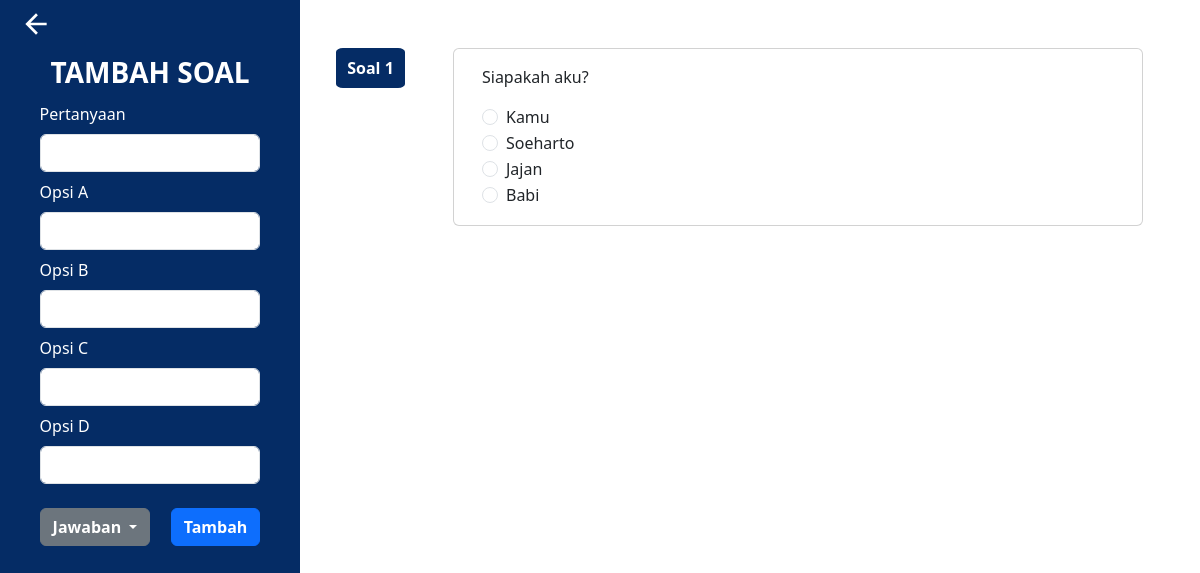
The app's page /examify-platform-ujian/guru/soal/2 with its own data.
### tables this page shows
CREATE TABLE `soal` (
  `id` int NOT NULL,
  `pertanyaan` text NOT NULL,
  `kunci_jawaban` char(1) NOT NULL
);

CREATE TABLE `jawaban` (
  `id` int NOT NULL,
  `jawaban` text NOT NULL,
  `id_soal` int NOT NULL,
  `opsi` char(1) NOT NULL
);

### app/Core/View.php (called while the page is built, shortened)
<?php
class View
{
    public static function set(string $page, array $data=[]): void
    {
        extract($data);
        include 'app/Views/'.$page.'.php';
    }
}
?>

### app/Controllers/Guru/UjianController.php (called while the page is built, shortened)
<?php
class UjianController
{
    public function setSoal(string $id_ujian)
    {
        $cursor = new Cursor();
        $sql_ujian = <<<SQL
            SELECT ujian.id, ujian.nama as nama_ujian, mata_pelajaran.nama as mata_pelajaran
            FROM ujian INNER JOIN mata_pelajaran ON ujian.id_mata_pelajaran = mata_pelajaran.id;
        SQL;
        $sql_soal = <<<SQL
            SELECT soal.* FROM ujian
            INNER JOIN detail_soal ON (ujian.id = detail_soal.id_ujian)
            INNER JOIN soal ON (soal.id = detail_soal.id_soal)
            WHERE ujian.id = $id_ujian;
        SQL;
        $sql_jawaban = <<<SQL
            SELECT jawaban.* FROM ujian
            INNER JOIN detail_soal ON (ujian.id = detail_soal.id_ujian)
            INNER JOIN soal ON (soal.id = detail_soal.id_soal)
            INNER JOIN jawaban ON (jawaban.id_soal = soal.id)
            WHERE ujian.id = $id_ujian;
        SQL;
        $ujian = $cursor->executeNoBind($sql_ujian);
        $soals = $cursor->executeNoBind($sql_soal,true);
        $jawabans = $cursor->executeNoBind($sql_jawaban,true);
        $jawaban_wrapper = [];
        $jawaban_group = [];
        foreach ($jawabans as $key => $jawaban) {
            $jawaban_group[] = $jawaban;
            if(($key + 1) % 4 == 0) {
                $jawaban_wrapper[] = $jawaban_group;
                $jawaban_group = [];
            }
        }
        View::set('guru/soal',[
            'title' => 'Guru | Soal',
            'ujian' => $ujian,
            'soals' => $soals,
            'jawabans' => $jawaban_wrapper
        ]);
    }
}
?>

### index.php (called while the page is built, shortened)
<?php
Router::run();
?>

### app/Core/Database.php (called while the page is built, shortened)
<?php
class Database
{
    protected \PDO|null $connection = null;
    public function connect(): void
    {
        try {
            $connection = new \PDO($_ENV['DB_DRIVER'].':'.'host='.$_ENV['DB_HOST'].';dbname='.$_ENV['DB_NAME'],$_ENV['DB_USER'],$_ENV['DB_PASSWORD']);
            $this->connection = $connection;
        } catch (\PDOException $e) {
            throw $e;
        }
    }
    public function close(): void
    {
        $this->connection = null;
    }
    public function executeNoBind(string $sql, bool $fetch_all = false): array|bool
    {
        $this->connection->setAttribute(\PDO::ATTR_ERRMODE, \PDO::ERRMODE_EXCEPTION);
        $statement = $this->connection->query($sql);
        if($fetch_all) {
            $result = $statement->fetchAll(\PDO::FETCH_ASSOC);
        } else {
            $result = $statement->fetch(\PDO::FETCH_ASSOC);
        }
        return $result;
    }
}
?>

### app/Views/guru/soal.php (the view, shortened to what this page needs)
<?php
$path = __DIR__ . '/..';
?>
<main>
    <div class="row m-0 position-relative">
        <form action="/examify-platform-ujian/guru/soal" method="POST" class="col-3 d-flex flex-column align-items-center justify-content-start position-fixed" style="background-color: #052C65; min-height:100vh !important">
            <div class="flex justify-content-start px-2 pb-3 pt-2" style="width: 100% !important;">
                <a href="/examify-platform-ujian/guru/ujian">
                    <svg style="top: 2rem !important; left: 2rem !important;" width="32" height="32" viewBox="0 0 64 64" fill="none" xmlns="http://www.w3.org/2000/svg">
                        <path d="M20.867 34.6667L35.8003 49.6001L32.0003 53.3334L10.667 32.0001L32.0003 10.6667L35.8003 14.4001L20.867 29.3334H53.3337V34.6667H20.867Z" fill="white"/>
                    </svg>
                </a>
            </div>
            <div class="mb-1 text-center">
                <h3>TAMBAH SOAL</h3>
            </div>
            <div class="mb-2 text-box">
                <label for="pertanyaan" class="form-label">Pertanyaan</label>
                <input type="text" name="pertanyaan" class="form-control" id="pertanyaan">
            </div>
            <div class="mb-2 text-box">
                <label for="opsi_a" class="form-label">Opsi A</label>
                <input type="text" name="jawaban[opsi_a]" class="form-control" id="opsi_a">
            </div>
            <div class="mb-2 text-box">
                <label for="opsi_b" class="form-label">Opsi B</label>
                <input type="text" name="jawaban[opsi_b]" class="form-control" id="opsi_b">
            </div>
            <div class="mb-2 text-box">
                <label for="opsi_c" class="form-label">Opsi C</label>
                <input type="text" name="jawaban[opsi_c]" class="form-control" id="opsi_c">
            </div>
            <div class="mb-4 text-box">
                <label for="opsi_d" class="form-label">Opsi D</label>
                <input type="text" name="jawaban[opsi_d]" class="form-control" id="opsi_d">
            </div>
            <div class="mb-2 text-box d-flex justify-content-between">
                <div class="dropdown">
                    <button class="btn btn-secondary dropdown-toggle" type="button" data-bs-toggle="dropdown" aria-expanded="false">
                        Jawaban
                    </button>
                </div>
                <button class="btn btn-primary" type="submit">Tambah</button>
            </div>
        </form>
        <div class="col-9 p-0 px-5 position-absolute" style="right:0;">
            <div id="body-soal mb-5">
                <ul class="mb-5">
                    <?php
                        $count = 0;
                        foreach ($soals as $soal) :
                    ?>
                    <li class="row pt-5 gap-5">
                        <div class="tags p-2 col-1 d-flex justify-content-center align-items-center">
                            <p class="fw-bold m-0">Soal <?= $count + 1;?></p>
                        </div>
                        <div class="card col-10">
                            <div class="card-body">
                                <p class="card-text"><?= $soal['pertanyaan'];?></p>
                                <div class="form-check">
                                    <input value="<?= $jawabans[$count][0]['opsi'];?>" class="form-check-input" type="radio" name="flexRadioDefault" id="flexRadioDefault1">
                                    <label class="form-check-label" for="flexRadioDefault1">
                                        <?= $jawabans[$count][0]['jawaban'];?>
                                    </label>
                                </div>
                                <div class="form-check">
                                    <input value="<?= $jawabans[$count][0]['opsi'];?>" class="form-check-input" type="radio" name="flexRadioDefault" id="flexRadioDefault1">
                                    <label class="form-check-label" for="flexRadioDefault1">
                                        <?= $jawabans[$count][1]['jawaban'];?>
                                    </label>
                                </div>
                                <div class="form-check">
                                    <input value="<?= $jawabans[$count][0]['opsi'];?>" class="form-check-input" type="radio" name="flexRadioDefault" id="flexRadioDefault1">
                                    <label class="form-check-label" for="flexRadioDefault1">
                                        <?= $jawabans[$count][2]['jawaban'];?>
                                    </label>
                                </div>
                                <div class="form-check">
                                    <input value="<?= $jawabans[$count][0]['opsi'];?>" class="form-check-input" type="radio" name="flexRadioDefault" id="flexRadioDefault1">
                                    <label class="form-check-label" for="flexRadioDefault1">
                                        <?= $jawabans[$count][3]['jawaban'];?>
                                    </label>
                                </div>
                            </div>
                        </div>
                    </li>
                    <?php $count++;endforeach; ?>
                </ul>
            </div>
        </div>
    </div>
</main>
<?php include $path . '/layout/main.php'; ?>

### app/Core/Router.php (shortened to what this page needs)
<?php
class Router
{
    private static array $routes = [];
    public static function add(string $method,
                               string $path,
                               string $controller,
                               string $function,
                               array  $middlewares = []): void
    {
        self::$routes[] = [
            'method' => $method,
            'path' => $path,
            'controller' => $controller,
            'function' => $function,
            'middlewares' => $middlewares
        ];
    }
    public static function run(): void
    {
        $path = '/examify-platform-ujian/';
        if (isset($_SERVER['REQUEST_URI'])) $path = $_SERVER['REQUEST_URI'];
        $method = $_SERVER['REQUEST_METHOD'];
        foreach (self::$routes as $route) {
            $pattern = '#^' . $route['path'] . '$#';
            if (preg_match($pattern, $path, $variables) && $method == $route['method']) {
                $controller = new $route['controller'];
                $function = $route['function'];
                array_shift($variables);
                call_user_func_array([$controller, $function], $variables);
                return;
            }
        }
    }
}
?>

### public/css/soal.css (style rules this page uses)
.text-box { width: 80% !important; }
.text-box .btn { --bs-btn-width: 100% }
main > div { height: 100vh !important; }
main > div > form { background-color: #052C65; color: white; }
main ul { list-style-type: none; padding: 0; margin: 0; }
main ul li .tags { height: 50%; text-align: center; border-radius: 10%; background-color: #052C65; color: white; }
main > div h3, main > div .btn { font-weight: bold; }

### records on screen
soal: pertanyaan "Siapakah aku?"
jawaban: jawaban "Kamu"
jawaban: jawaban "Soeharto"
jawaban: jawaban "Jajan"
jawaban: jawaban "Babi"
